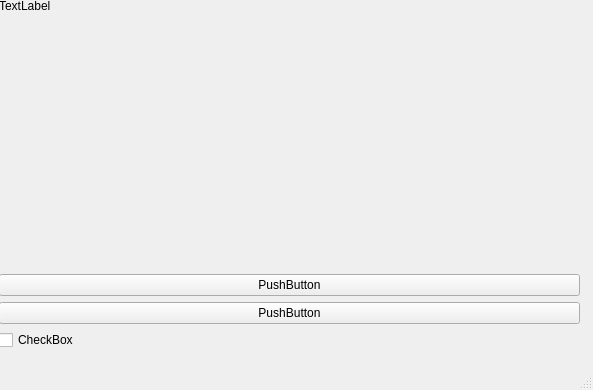
<?xml version="1.0" encoding="UTF-8"?>
<ui version="4.0">
 <class>MainWindow</class>
 <widget class="QMainWindow" name="MainWindow">
  <property name="geometry">
   <rect>
    <x>0</x>
    <y>0</y>
    <width>593</width>
    <height>390</height>
   </rect>
  </property>
  <property name="windowTitle">
   <string>MainWindow</string>
  </property>
  <widget class="QWidget" name="centralwidget">
   <widget class="QWidget" name="verticalLayoutWidget">
    <property name="geometry">
     <rect>
      <x>-1</x>
      <y>-1</y>
      <width>581</width>
      <height>351</height>
     </rect>
    </property>
    <layout class="QVBoxLayout" name="verticalLayout">
     <item>
      <widget class="QLabel" name="label">
       <property name="text">
        <string>TextLabel</string>
       </property>
      </widget>
     </item>
     <item>
      <spacer name="verticalSpacer">
       <property name="orientation">
        <enum>Qt::Orientation::Vertical</enum>
       </property>
       <property name="sizeHint" stdset="0">
        <size>
         <width>20</width>
         <height>40</height>
        </size>
       </property>
      </spacer>
     </item>
     <item>
      <widget class="QPushButton" name="pushButton">
       <property name="text">
        <string>PushButton</string>
       </property>
      </widget>
     </item>
     <item>
      <widget class="QPushButton" name="pushButton_2">
       <property name="text">
        <string>PushButton</string>
       </property>
      </widget>
     </item>
     <item>
      <widget class="QCheckBox" name="checkBox">
       <property name="text">
        <string>CheckBox</string>
       </property>
      </widget>
     </item>
    </layout>
   </widget>
  </widget>
  <widget class="QMenuBar" name="menubar">
   <property name="geometry">
    <rect>
     <x>0</x>
     <y>0</y>
     <width>593</width>
     <height>22</height>
    </rect>
   </property>
  </widget>
  <widget class="QStatusBar" name="statusbar"/>
 </widget>
 <resources/>
 <connections>
  <connection>
   <sender>pushButton</sender>
   <signal>clicked()</signal>
   <receiver>label</receiver>
   <slot>hide()</slot>
   <hints>
    <hint type="sourcelabel">
     <x>289</x>
     <y>302</y>
    </hint>
    <hint type="destinationlabel">
     <x>289</x>
     <y>153</y>
    </hint>
   </hints>
  </connection>
  <connection>
   <sender>pushButton_2</sender>
   <signal>clicked()</signal>
   <receiver>label</receiver>
   <slot>show()</slot>
   <hints>
    <hint type="sourcelabel">
     <x>289</x>
     <y>332</y>
    </hint>
    <hint type="destinationlabel">
     <x>289</x>
     <y>29</y>
    </hint>
   </hints>
  </connection>
 </connections>
</ui>
